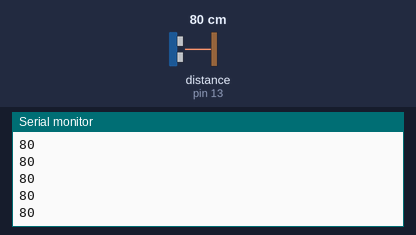
Bench run of a sketch on a simulated Arduino Uno, built with avr-gcc and run on an emulated ATmega328P. Parts: the last lines printed to the serial monitor. The test bench sets the inputs (shaded band); at power-on: distance to the obstacle (sensor on pin 13) 80 cm.

Above: at 1.2 s.
1.3 s: distance to the obstacle (sensor on pin 13) set to 2 cm
At 1.38 s:
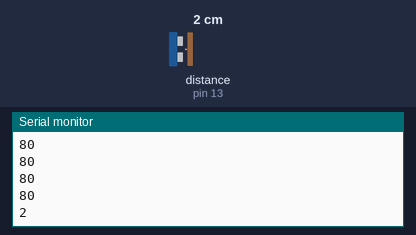
2.8 s: distance to the obstacle (sensor on pin 13) set to 4 cm
At 2.89 s:
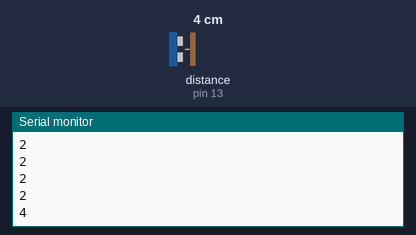
Timing chart, 0 to 5.8 s (numbered marks = the images above; inputs shaded):
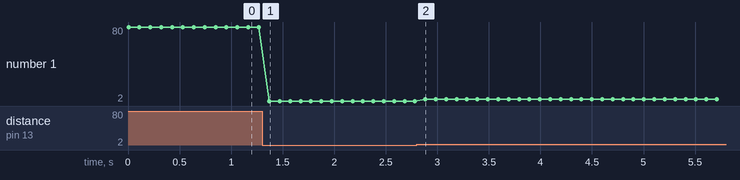

Measured:
- after the input at 1.3 s, the serial monitor: prints a new line after 0.07 s (image 1)
- after the input at 2.8 s, the serial monitor: prints a new line after 0.08 s (image 2)
- plotted number 1: 80 → 2 after the input at 1.3 s, 2 → 4 after the input at 2.8 s

The sketch:

UltrasonicSimple_for_processing.ino
```cpp
#include <Ultrasonic.h>
Ultrasonic ultrasonic(12, 13);
void setup() {
  Serial.begin(9600);
}
void loop() {
  Serial.println(ultrasonic.distanceRead());
  delay(100);
}
```
